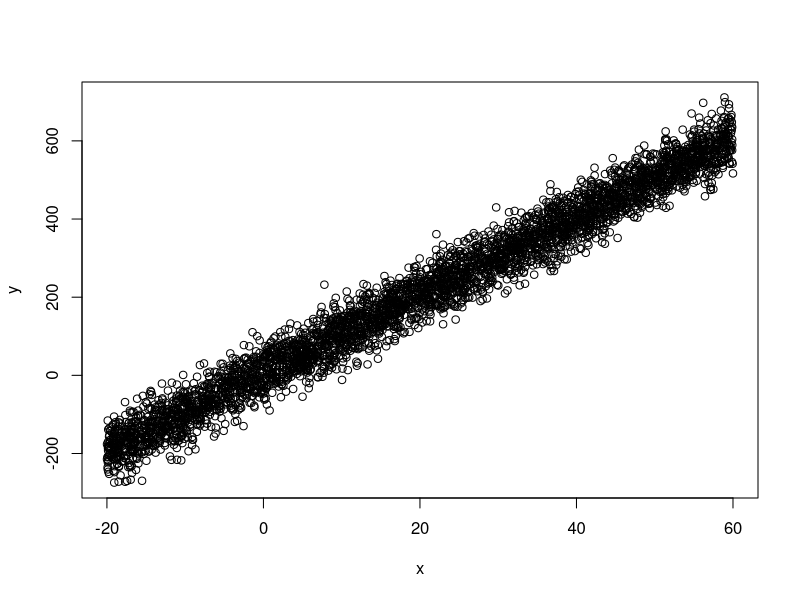
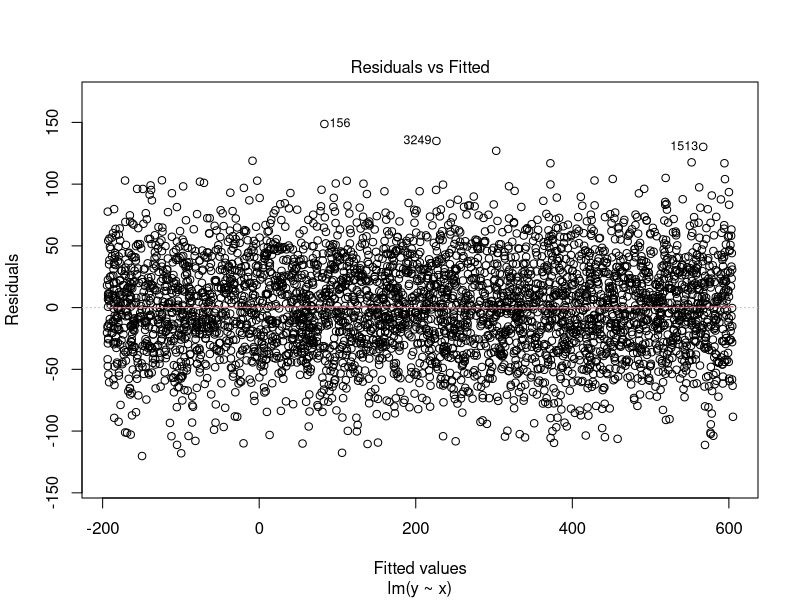
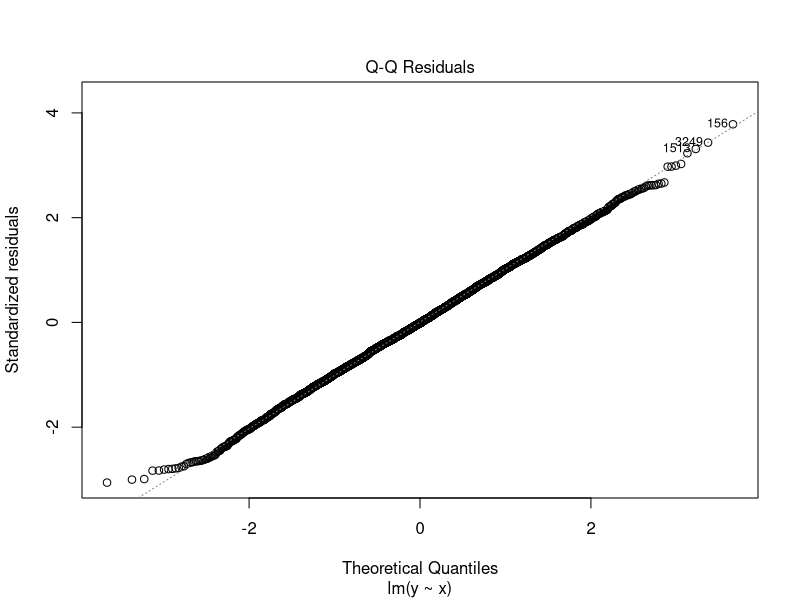
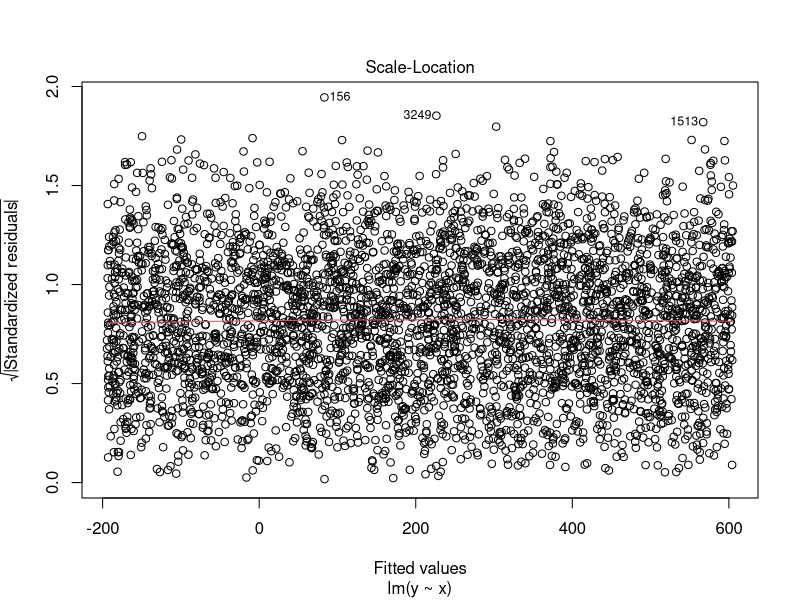
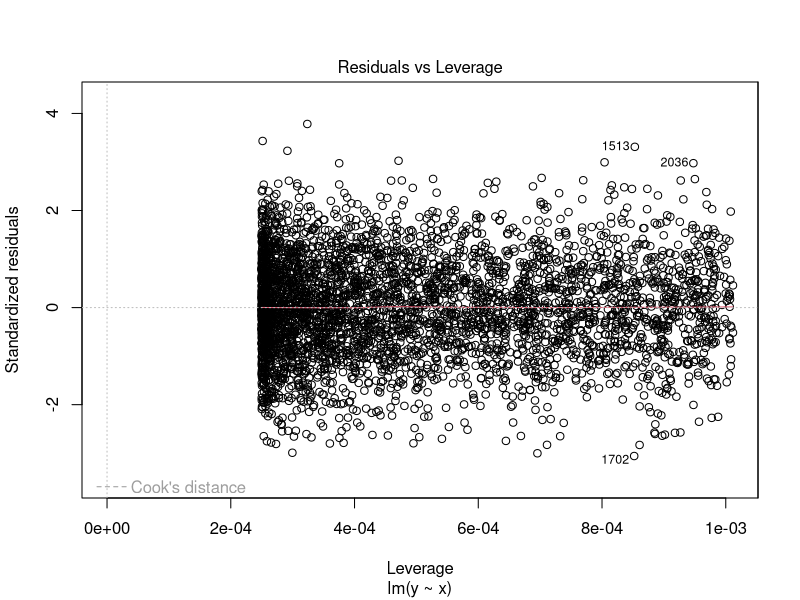
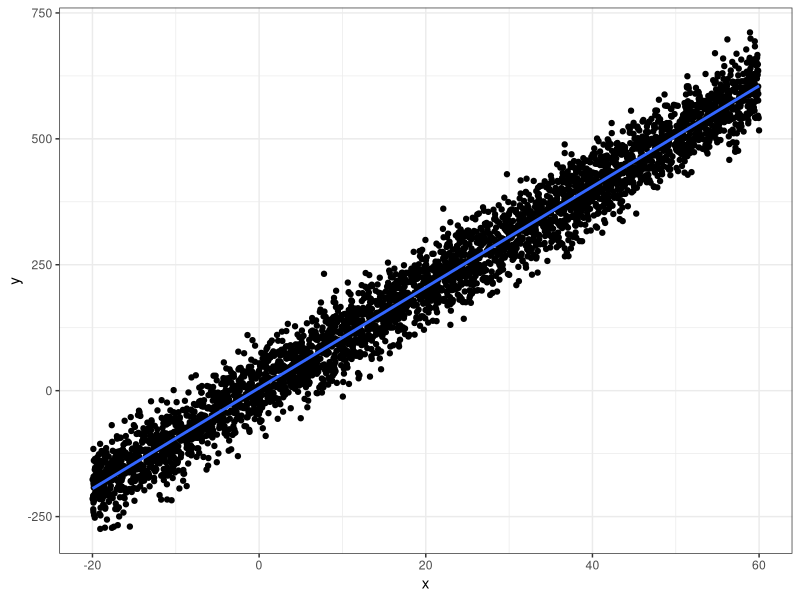
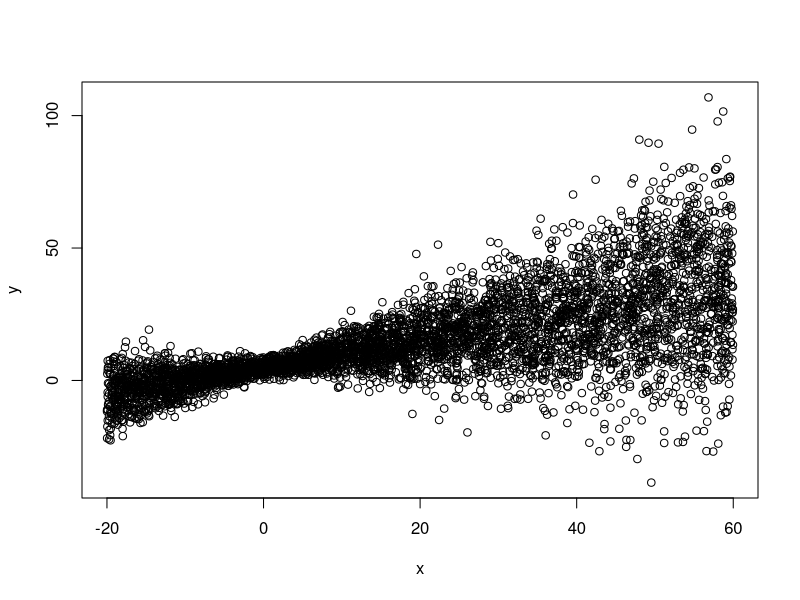
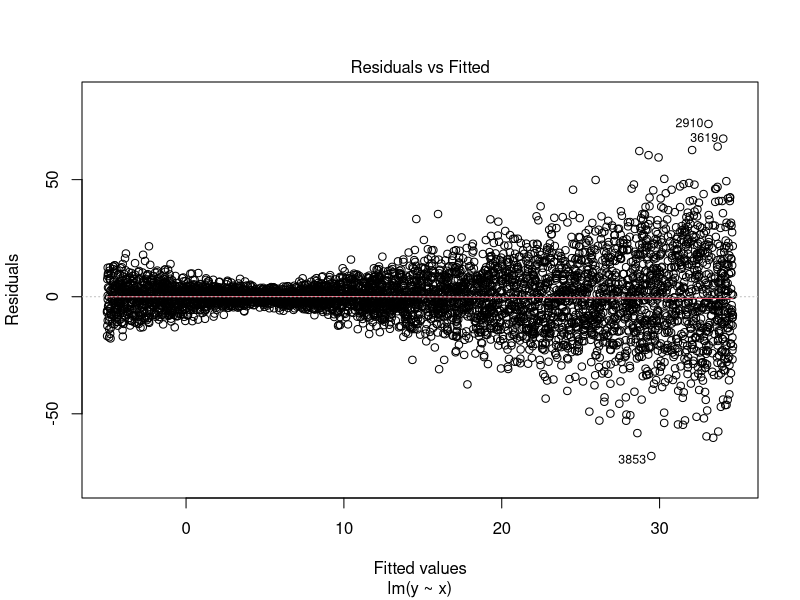

R code for these plots, in order:
## ---- chunk 1
library(ggplot2)
## ---- chunk 2
N = 4000
a = 10
b = 5
x = runif(N, min = -20, max = 60)
y = a*x + b + 40*rnorm(N)
df1 = data.frame(x,y)
plot(df1)
reg1 = lm(data = df1, y~x)
summary(reg1)
plot(reg1)
ggplot(data=df1, aes(x,y)) + geom_point() + geom_smooth(method="lm") + theme_bw()
## ---- chunk 3
N = 5000
a = .5
b = 5
x = runif(N, min = -20, max = 60)
y = a*x + b + .4*abs(x)*rnorm(N) + 2*rnorm(N)
df2 = data.frame(x,y)
plot(df2)
reg2 = lm(data = df2, y~x)
summary(reg2)
plot(reg2)
ggplot(data=df2, aes(x,y)) + geom_point() + geom_smooth(method="lm") + theme_bw()
## ---- chunk 4
N = 500
b = 5
x = runif(N, min = -20, max = 60)
y = .005*x^2 + b + rnorm(N)
df3 = data.frame(x,y)
plot(df3)
reg3 = lm(data = df3, y~x)
summary(reg3)
plot(reg3)
ggplot(data=df3, aes(x,y)) + geom_point() + geom_smooth(method="lm") + theme_bw()
## ---- chunk 5
N = 500
a = .5
b = 5
x = runif(N, min = -20, max = 20)
z = sample(x = 0:1, size = N, replace = T)
y = (a-6*z)*x + (b+z*10) + 10*rnorm(N)
df4 = data.frame(x,y)
plot(df4)
reg4 = lm(data = df4, y~x)
summary(reg4)
plot(reg4)
ggplot(data=df4, aes(x,y)) + geom_point() + geom_smooth(method="lm") + theme_bw()
## ---- chunk 6
library(flexmix)
regflex = flexmix(data = df4, y ~ x, k = 2)
summary(regflex)
parameters(regflex)
plot(regflex)
foo = relabel(regflex)
## ---- chunk 7
foo
